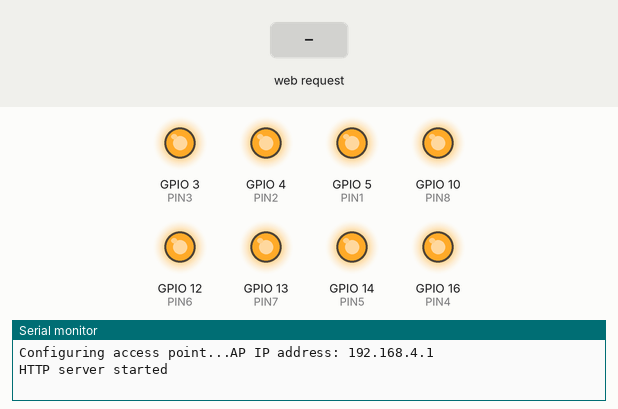
This sketch was run on a simulated ESP8266 (NodeMCU). Parts: output pins drawn as LEDs (lit = HIGH), the last lines printed to the serial monitor. Inputs (shaded band) come from the test bench.

Above: at 2.2 s.
2.3 s: HTTP request GET /1 received
At 2.8 s:
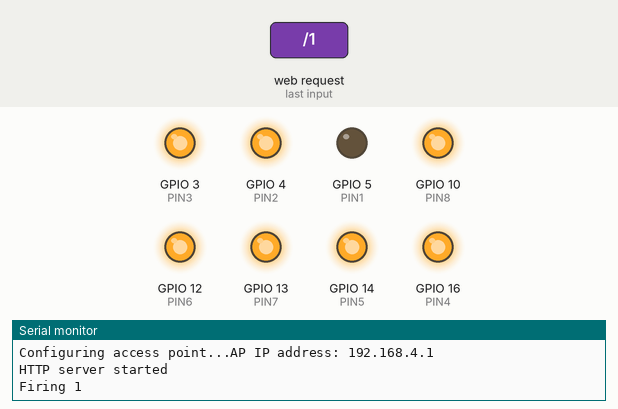
4.8 s: HTTP request GET /2 received
At 5.6 s:
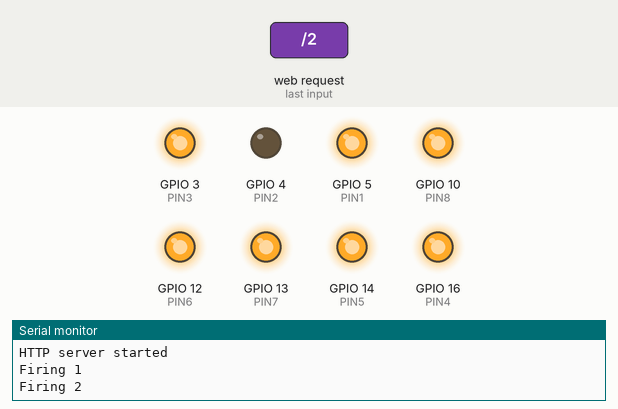
7.3 s: HTTP request GET /3 received
At 7.8 s:
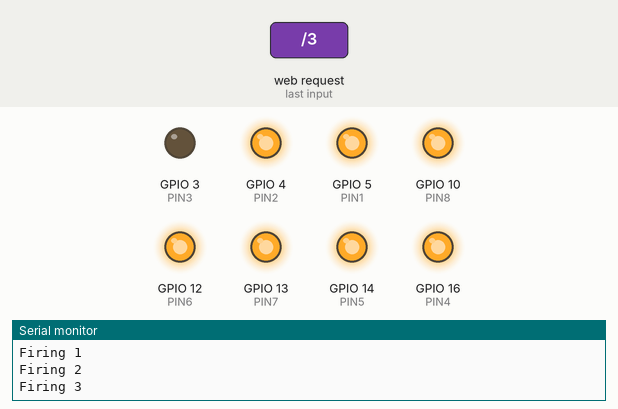
9.8 s: HTTP request GET /4 received
At 10.6 s:
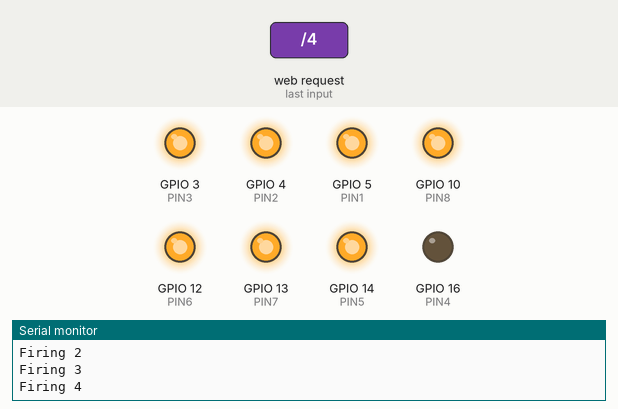
12.3 s: HTTP request GET /5 received
At 12.8 s:
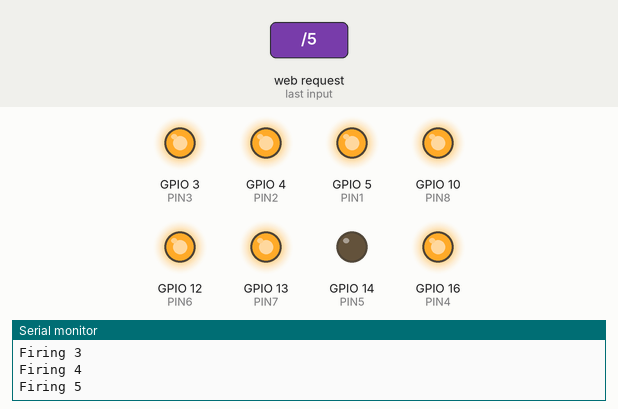
14.8 s: HTTP request GET /6 received
At 15.6 s:
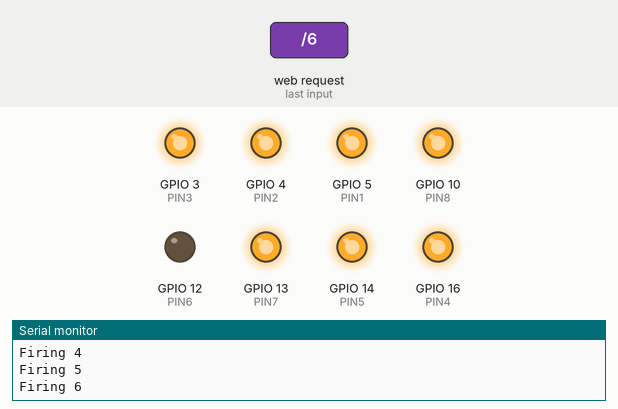
Timing chart, 0 to 17.8 s (numbered marks = the images above; inputs shaded):
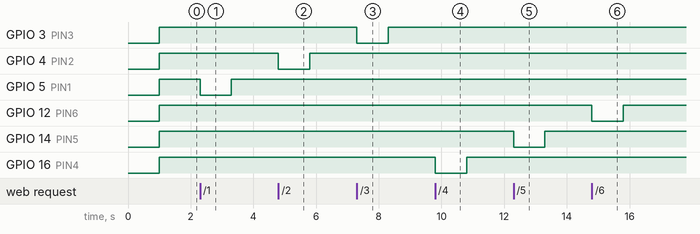

Measured:
- after the input at 2.3 s, GPIO 5 (PIN1): HIGH → LOW at once, → HIGH 1.0 s later
- after the input at 4.8 s, GPIO 4 (PIN2): HIGH → LOW at once, → HIGH 1.0 s later
- after the input at 7.3 s, GPIO 3 (PIN3): HIGH → LOW at once, → HIGH 1.0 s later
- after the input at 9.8 s, GPIO 16 (PIN4): HIGH → LOW at once, → HIGH 1.0 s later
- after the input at 12.3 s, GPIO 14 (PIN5): HIGH → LOW at once, → HIGH 1.0 s later
- after the input at 14.8 s, GPIO 12 (PIN6): HIGH → LOW at once, → HIGH 1.0 s later

The sketch:

lilblowie.ino
```cpp
//lilBlowie tm

#include <ESP8266WiFi.h>
#include <WiFiClient.h>
#include <ESP8266WebServer.h>

#ifndef APSSID
#define APSSID "lilBlowie"
#define APPSK "boombitch"
#endif

#define PIN1 5
#define PIN2 4
#define PIN3 3
#define PIN4 16
#define PIN5 14
#define PIN6 12
#define PIN7 13
#define PIN8 10

/* Set these to your desired credentials. */
const char *ssid = APSSID;
const char *password = APPSK;

ESP8266WebServer server(80);


void handleRoot() {
  sendPage();
}
void handleFire1() {
  Serial.print("Firing 1\n");
  digitalWrite(PIN1, LOW);
  delay(1000);
  digitalWrite(PIN1, HIGH);
  sendPage();
}
void handleFire2() {
  Serial.print("Firing 2\n");
  digitalWrite(PIN2, LOW);
  delay(1000);
  digitalWrite(PIN2, HIGH);
  sendPage();
}
void handleFire3() {
  Serial.print("Firing 3\n");
  digitalWrite(PIN3, LOW);
  delay(1000);
  digitalWrite(PIN3, HIGH);
  sendPage();
}
void handleFire4() {
  Serial.print("Firing 4\n");
  digitalWrite(PIN4, LOW);
  delay(1000);
  digitalWrite(PIN4, HIGH);
  sendPage();
}
void handleFire5() {
  Serial.print("Firing 5\n");
  digitalWrite(PIN5, LOW);
  delay(1000);
  digitalWrite(PIN5, HIGH);
  sendPage();
}
void handleFire6() {
  Serial.print("Firing 6\n");
  digitalWrite(PIN6, LOW);
  delay(1000);
  digitalWrite(PIN6, HIGH);
  sendPage();
}
void handleFire7() {
  Serial.print("Firing 7\n");
  digitalWrite(PIN7, LOW);
  delay(1000);
  digitalWrite(PIN7, HIGH);
  sendPage();
}
void handleFire8() {
  Serial.print("Firing 8\n");
  digitalWrite(PIN8, LOW);
  delay(1000);
  digitalWrite(PIN8, HIGH);
  sendPage();
}

void sendPage() {
  server.send(200, "text/html", "<body style=\"background-color:red\"><br><br><center><font face=\"helvetica\"><a style=\"font-size:90px\"><b>Lil\' Blowie &trade;</b><br></a></font><button style=\"height:160px;width:400px\" type=\"button\" onclick=\'parent.location=\"/1\"\'><a style=\"font-size:60px\">Bank 1 FIRE!</a></button><br><button style=\"height:160px;width:400px\" type=\"button\" onclick=\'parent.location=\"/2\"\'><a style=\"font-size:60px\">Bank 2 FIRE!</a></button><br><button style=\"height:160px;width:400px\" type=\"button\" onclick=\'parent.location=\"/3\"\'><a style=\"font-size:60px\">Bank 3 FIRE!</a></button><br><button style=\"height:160px;width:400px\" type=\"button\" onclick=\'parent.location=\"/4\"\'><a style=\"font-size:60px\">Bank 4 FIRE!</a></button><br><button style=\"height:160px;width:400px\" type=\"button\" onclick=\'parent.location=\"/5\"\'><a style=\"font-size:60px\">Bank 5 FIRE!</a></button><br><button style=\"height:160px;width:400px\" type=\"button\" onclick=\'parent.location=\"/6\"\'><a style=\"font-size:60px\">Bank 6 FIRE!</a></button><br><button style=\"height:160px;width:400px\" type=\"button\" onclick=\'parent.location=\"/7\"\'><a style=\"font-size:60px\">Bank 7 FIRE!</a></button><br><button style=\"height:160px;width:400px\" type=\"button\" onclick=\'parent.location=\"/8\"\'><a style=\"font-size:60px\">Bank 8 FIRE!</a></button><br></center></body>");
}

void setup() {
  delay(1000);
  Serial.begin(115200);
  pinMode(PIN1, OUTPUT);
  pinMode(PIN2, OUTPUT);
  pinMode(PIN3, OUTPUT);
  pinMode(PIN4, OUTPUT);
  pinMode(PIN5, OUTPUT);
  pinMode(PIN6, OUTPUT);
  pinMode(PIN7, OUTPUT);
  pinMode(PIN8, OUTPUT);

  digitalWrite(PIN1, HIGH);
  digitalWrite(PIN2, HIGH);
  digitalWrite(PIN3, HIGH);
  digitalWrite(PIN4, HIGH);
  digitalWrite(PIN5, HIGH);
  digitalWrite(PIN6, HIGH);
  digitalWrite(PIN7, HIGH);
  digitalWrite(PIN8, HIGH);
  Serial.println();
  Serial.print("Configuring access point...");
  /* You can remove the password parameter if you want the AP to be open. */
  WiFi.softAP(ssid, password);

  IPAddress myIP = WiFi.softAPIP();
  Serial.print("AP IP address: ");
  Serial.println(myIP);
  server.on("/", handleRoot);
  server.on("/1", handleFire1);
  server.on("/2", handleFire2);
  server.on("/3", handleFire3);
  server.on("/4", handleFire4);
  server.on("/5", handleFire5);
  server.on("/6", handleFire6);
  server.on("/7", handleFire7);
  server.on("/8", handleFire8);
  server.begin();
  Serial.println("HTTP server started");
}

void loop() {
  server.handleClient();
}
```
